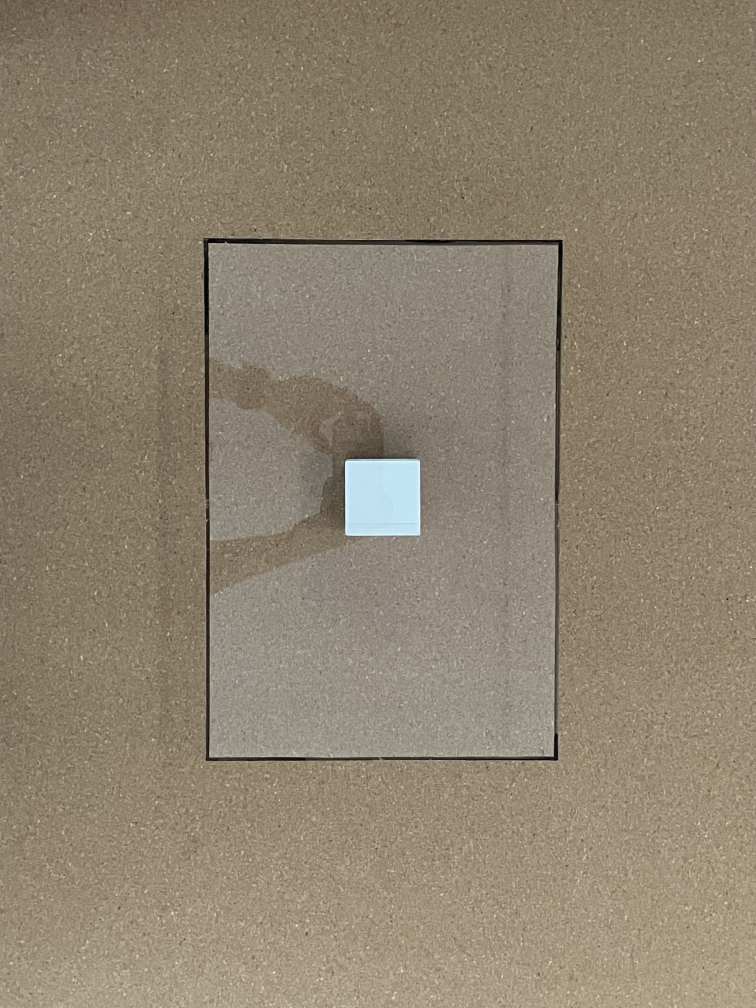
//> input picture Ref & Object_1.jpg, 3024 x 4032 px (shown at 1/4 size)
$ ./DLIP_LAB2_21900253_21900727_GaramJin_SeongbinMun   (built with g++ and OpenCV 4)
//> lines starting //> are read from the running program, lines starting //| are printed output that depends on the picture; after the words box and inside, x2 and y2 are one past the last pixel; in counts of white or black regions, pixels touching at a corner belong together
/**
**************************************************************************************
* @author  21900253 SeongBin Mun, 21900727 Garam Jin
* @Date    2024-04-26
* @Mod	   2024-4-26 by YKKIM
* @brief   Deep Learning & Image Processing(DLIP): LAB2: Dimension Measurement with 2D camera
*
**************************************************************************************
*/

#include <opencv2/opencv.hpp>
#include <iostream>

using namespace cv;
using namespace std;

double dist; // Distance from the pinhole to the objec
double Xfocallength = 3269.0; // Focal length in the X direction from calibration
double Yfocallength = 3284.0; // Focal length in the Y direction from calibration
double Href = 345.0; // Actual length of the reference (Acryl)
double Lref = 235.0; // Actual height of the reference (Acryl)
double realL; // Variable to store the actual length of the object (50x50 square)
double realH; // Variable to store the actual height of the object
int ScaleFactor = 4;
const double MIN_CONTOUR_AREA = 20000; // Minimum contour area
int width1 = 50;
int width2 = 100;

// Function for resizing the image to be visible
void showimage(const Mat& image, const string& windowName, double scaleFactor);

// Image processing function
void processImage(const Mat& image, const string& windowName, int width);

int main() {
    // Load the image
    Mat image1 = imread("Ref & Object_1.jpg");
//> image1 is the input picture: 4032 rows x 3024 cols, CV_8UC3; mean B, G, R 111.3, 130.8, 142.6
    if (image1.empty()) {
        cout << "Failed to load the image." << endl;
        return -1;
    }

    // [5 lines of commented-out code are left out]

    Mat image3 = imread("Ref & Object_3.jpg");
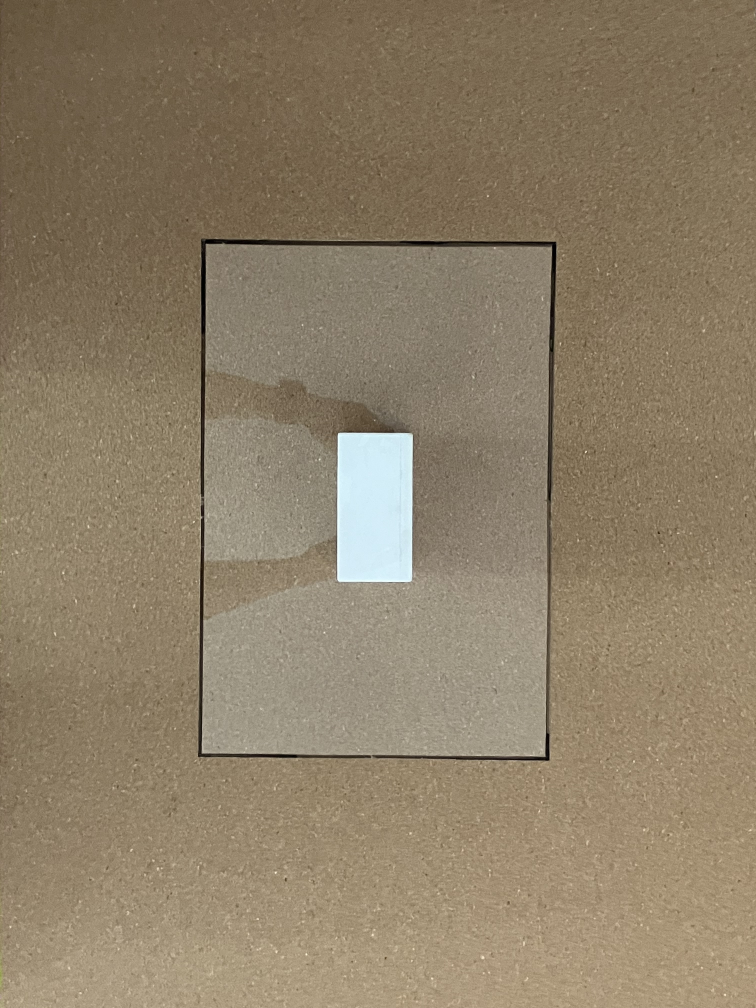
//> input picture Ref & Object_3.jpg, 3024 x 4032 px (shown at 1/4 size)
//> image3 is the input picture: 4032 rows x 3024 cols, CV_8UC3; mean B, G, R 103.7, 127.1, 141.7
    if (image3.empty()) {
        cout << "Failed to load the image." << endl;
        return -1;
    }

    // [7 lines of commented-out code are left out]
    processImage(image1, "Contours 1", width1);
    //processImage(image2, "Contours 2");
    processImage(image3, "Contours 3", width2);
    //processImage(image4, "Contours 4");

    //processImage(image, image2);
    waitKey(0);
    destroyAllWindows();

    return 0;
}

// Resize the image
void showimage(const Mat& image, const string& windowName, double scaleFactor) {

    Mat scaledImage;
    resize(image, scaledImage, Size(), 1.0 / scaleFactor, 1.0 / scaleFactor); // The screen size decreases by the scaleFactor amount

    // Display the image
    cv::imshow(windowName, scaledImage);
}

// Implementation of the image processing function
void processImage(const Mat& image, const string& windowName, int width) {
//> called with windowName = "Contours 1", width = 50

    // Convert to grayscale
    Mat gray;
    cvtColor(image, gray, COLOR_BGR2GRAY);

    // Apply median filter
    Mat enhanced_image;
    medianBlur(gray, enhanced_image, 9);

    // Detect edges using Canny edge detection
    Mat edges;
    Canny(enhanced_image, edges, 50, 200);
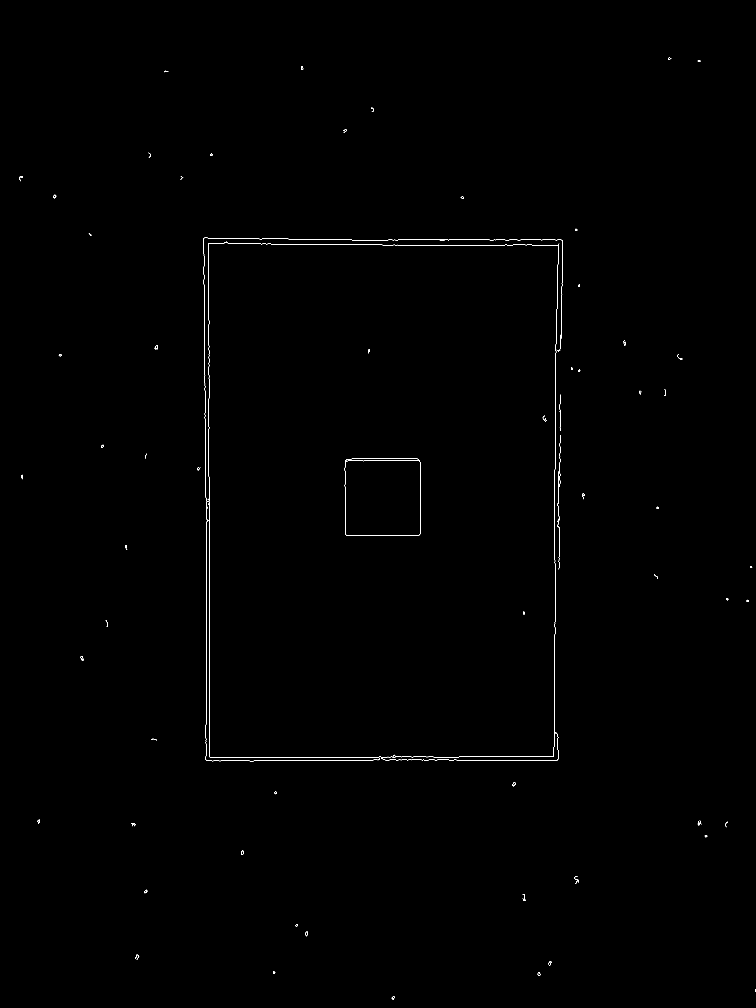
//> edges: 4032 rows x 3024 cols, CV_8UC1 (shown at 1/4 size); 0.14% white in thin lines or dots

    // Apply morphological operations
    Mat morph_image;
    Mat kernel = getStructuringElement(MORPH_RECT, Size(11, 11));
    morphologyEx(edges, morph_image, MORPH_CLOSE, kernel);
//> morph_image: 4032 rows x 3024 cols, CV_8UC1; 0.23% white; 62 white regions

    // Find contours
    vector<vector<Point>> contours;
    findContours(morph_image, contours, RETR_TREE, CHAIN_APPROX_SIMPLE);
//> contours = 77 contours, 6 with area under 20; largest, box (x1, y1, x2, y2) and area: (812, 951, 2252, 3045) 2928090, (833, 971, 2234, 3032) 2837706, (1379, 1834, 1682, 2144) 92056, (1379, 1842, 1682, 2144) 89627, (813, 951, 2251, 1996) 53400

    // Initialize variables
    double max_area = 0;
    double max_width = 0, max_height = 0;
    double prev_width = 0, prev_height = 0;
    double refL1 = 0, refH1 = 0;
    double ObjectL2 = 0, ObjectH2 = 0;

     Mat temp = image.clone();

      for (const auto& contour : contours) {
          double area = contourArea(contour);

          //For the removal of unnecessary contours, a minimum contour area is set
          if (area > MIN_CONTOUR_AREA) {
              Rect boundingBox = boundingRect(contour);
              rectangle(temp, boundingBox, Scalar(0, 255, 0), 4);
              //Save width & height value
              double width = boundingBox.width;
              double height = boundingBox.height;

              // If the current contour has the largest area
              if (area > max_area) {

                  // Update the current values to the maximum values
                  max_area = area;
                  max_width = width;
                  max_height = height;
                  // Save the pixel values of the maximum length and height
                  refL1 = max_width;
                  refH1 = max_height;
                  // Save the current values as previous values
                  prev_width = max_width;
                  prev_height = max_height;

              }// If the width or height differs from the previous value by more than 800
              else if (abs(width - prev_width) > 800 || abs(height - prev_height) > 800) {
                  // Save the pixel values (internal length and height value)
                  ObjectL2 = width;
                  ObjectH2 = height;
                  break;
              }
              else { // If the difference from the previous value is not more than 800, save the previous value
                  prev_width = width;
                  prev_height = height;
              }
          }
      }
//> this loop made 59 passes
//> (area, boundingBox, width, height, max_area, max_width, max_height, refL1) on pass 44: (2928090.5, Rect(812, 951, 1440, 2094), 1440, 2094, 2928090.5, 1440, 2094, 1440)
//> (area, boundingBox, width, height, prev_width, prev_height) on pass 57: (2837705.5, Rect(833, 971, 1401, 2061), 1401, 2061, 1401, 2061)
//> after the loop, max_area = 2928090.5; max_width = 1440; max_height = 2094; refL1 = 1440; refH1 = 2094; prev_width = 1401; prev_height = 2061

    // [5 lines of commented-out code are left out]

    dist = (Xfocallength * Lref) / refL1;  // Proportional equation->d:f=H(actual length of reference):h(pixel length of reference)
//> dist = 533.5
    realL = (dist * ObjectL2) / Xfocallength; // Proportional equation->d:f=H(actual length of object):h(pixel length of object)
//> realL = 49.45

    dist = (Yfocallength * Href) / refH1; // Proportional equation->d:f=H(actual height of reference):h(pixel height of reference)
//> dist = 541.1
    realH = (dist * ObjectH2) / Yfocallength; // Proportional equation->d:f=H(actual height of object):h(pixel height of object)
//> realH = 51.07

    // Print real value
    cout << "-----------------------------------------------" << endl;
    cout << "Actual height of the object " << realL << "mm" << endl;
//| Actual height of the object 49.4479mm
    cout << "Actual length of the object " << realH << "mm" << endl;
//| Actual length of the object 51.0745mm
    cout << "Actual width of the object(Given) " << width << "mm" << endl;
//| Actual width of the object(Given) 50mm
    cout << "-----------------------------------------------" << endl;

    // Print real value at Window
    string text = "Height: " + to_string(realL) + " mm, Length: " + to_string(realH) + " mm, " + "Width(Given) :" + to_string(width) + " mm";
    Point Org(100, 300);
    putText(temp, text, Org, FONT_HERSHEY_SIMPLEX, 2, Scalar(0, 0, 0), 6);

    // Display the image
    namedWindow(windowName, WINDOW_NORMAL);
    showimage(temp, windowName, ScaleFactor);
//> call 2 of processImage, with windowName = "Contours 3", width = 100
//> in processImage (call 2), `cvtColor(image, gray, COLOR_BGR2GRAY);`:
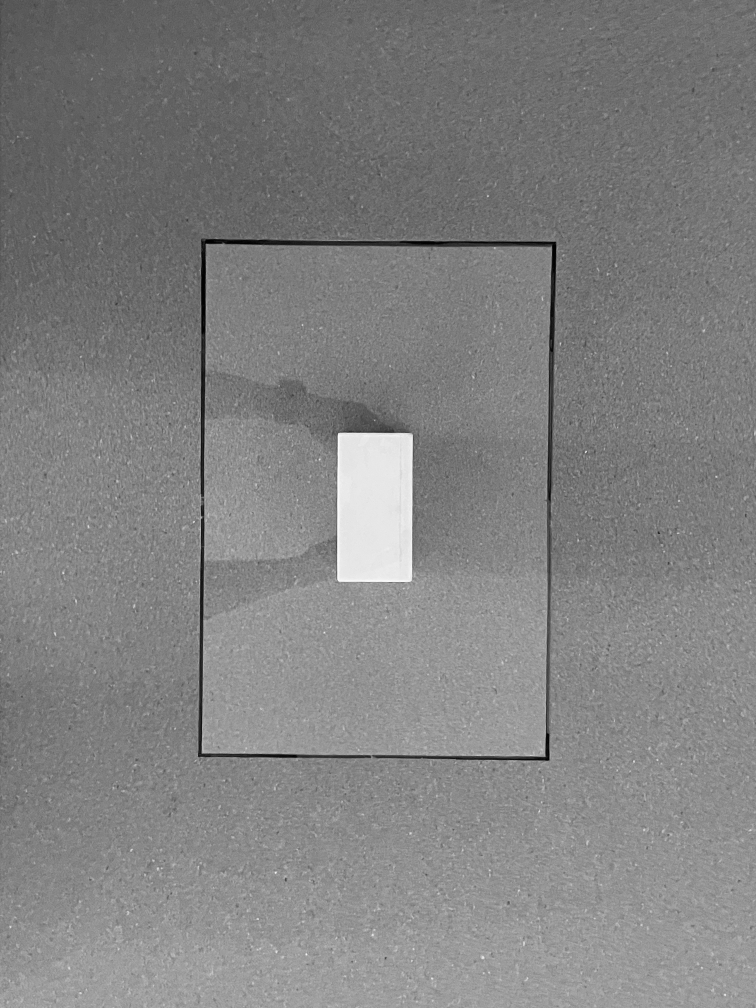
//> gray: 4032 rows x 3024 cols, CV_8UC1 (shown at 1/4 size); min 0, max 254, mean 128.9
//> in processImage (call 2), `Canny(enhanced_image, edges, 50, 200);`:
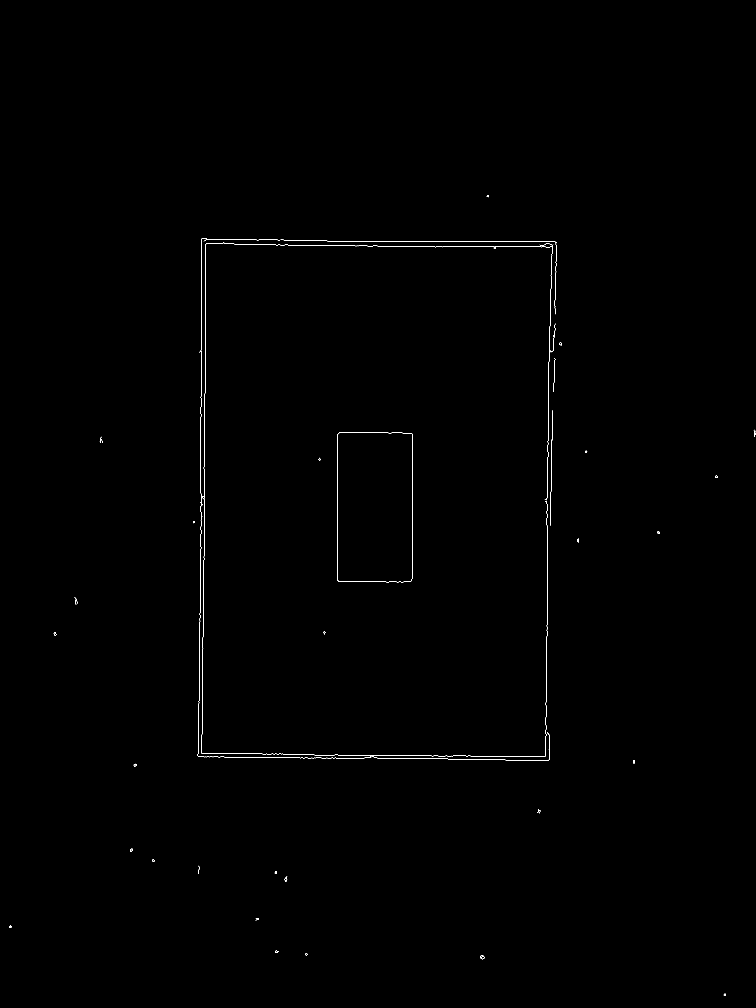
//> edges: 4032 rows x 3024 cols, CV_8UC1 (shown at 1/4 size); 0.13% white in thin lines or dots, all inside (x1, y1, x2, y2) = (37, 780, 3024, 3984)
//> in processImage (call 2), `morphologyEx(edges, morph_image, MORPH_CLOSE, kernel);`: morph_image: 4032 rows x 3024 cols, CV_8UC1; 0.18% white; 31 white regions
//> in processImage (call 2), `findContours(morph_image, contours, RETR_TREE, CHAIN_APPROX_SIMPLE);`: contours = 43 contours, 1 with area under 20; largest, box (x1, y1, x2, y2) and area: (791, 953, 2226, 3043) 2837893, (806, 974, 2209, 3028) 2801834, (1348, 1730, 1652, 2329) 178844, (1348, 1730, 1652, 2329) 178754, (792, 2076, 1259, 3033) 18599
//> the loop in processImage (call 2), `for (const auto& contour : contours)` made 41 passes
//> (area, boundingBox, width, height, max_area, max_width, max_height, refL1) on pass 27: (2837893, Rect(791, 953, 1435, 2090), 1435, 2090, 2837893, 1435, 2090, 1435)
//> (area, boundingBox, width, height, prev_width, prev_height) on pass 38: (2801834, Rect(806, 974, 1403, 2054), 1403, 2054, 1403, 2054)
//> after the loop in processImage (call 2), `for (const auto& contour : contours)`: max_area = 2837893; max_width = 1435; max_height = 2090; refL1 = 1435; refH1 = 2090; prev_width = 1403; prev_height = 2054
//> in processImage (call 2), `dist = (Xfocallength * Lref) / refL1;`: dist = 535.3
//> in processImage (call 2), `realL = (dist * ObjectL2) / Xfocallength;`: realL = 49.78
//> in processImage (call 2), `dist = (Yfocallength * Href) / refH1;`: dist = 542.1
//> in processImage (call 2), `realH = (dist * ObjectH2) / Yfocallength;`: realH = 98.88
//| Actual height of the object 49.784mm
//| Actual length of the object 98.878mm
//| Actual width of the object(Given) 100mm
//> in processImage (call 2), `putText(temp, text, Org, FONT_HERSHEY_SIMPLEX, 2, Scalar(0, 0, 0), 6);`:
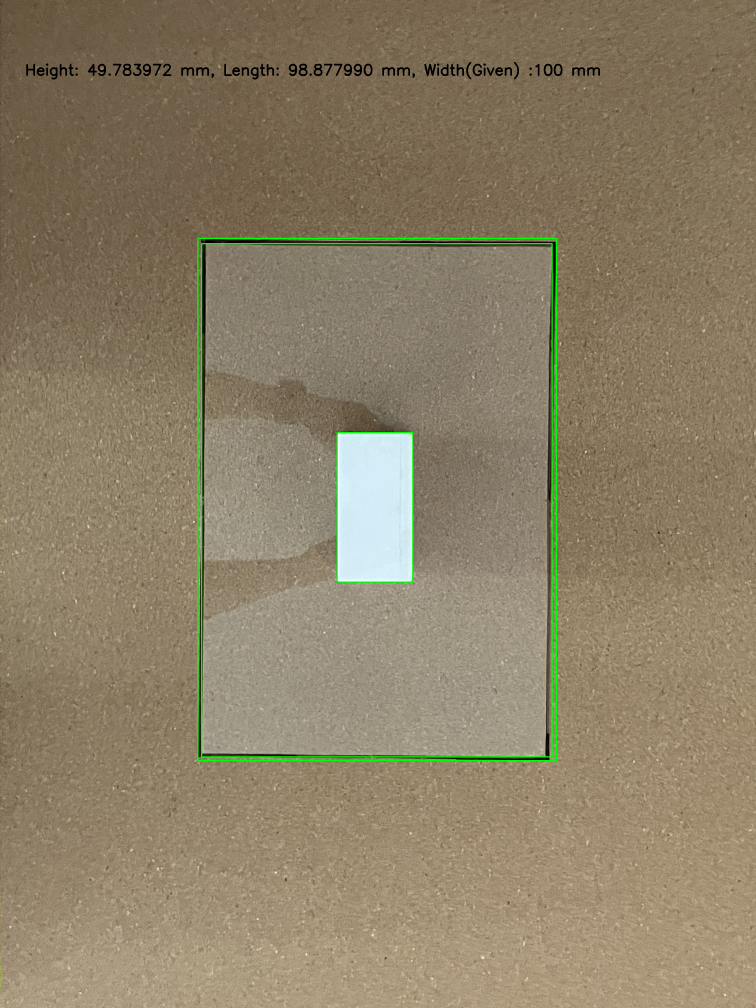
//> temp: 4032 rows x 3024 cols, CV_8UC3 (shown at 1/4 size); mean B, G, R 103, 127.9, 140.7
//> call 2 of showimage, with windowName = "Contours 3", scaleFactor = 4
//> in showimage (call 2), `resize(image, scaledImage, Size(), 1.0 / scaleFactor, 1.0 / scaleFacto..`:
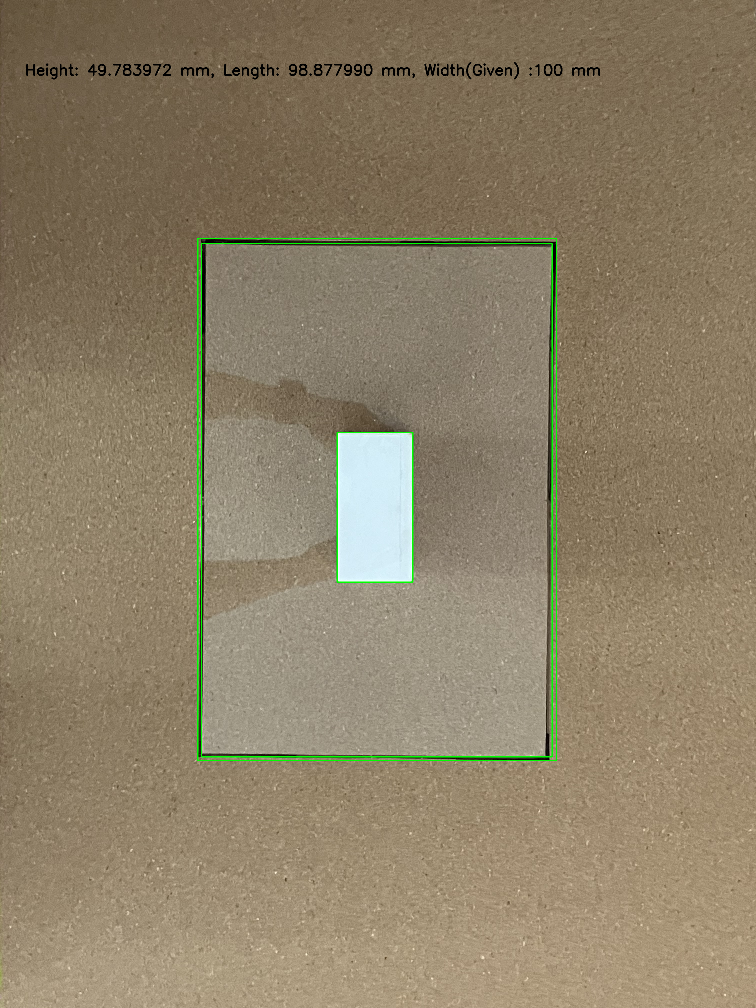
//> scaledImage: 1008 rows x 756 cols, CV_8UC3; mean B, G, R 103.2, 128.1, 140.9

}
